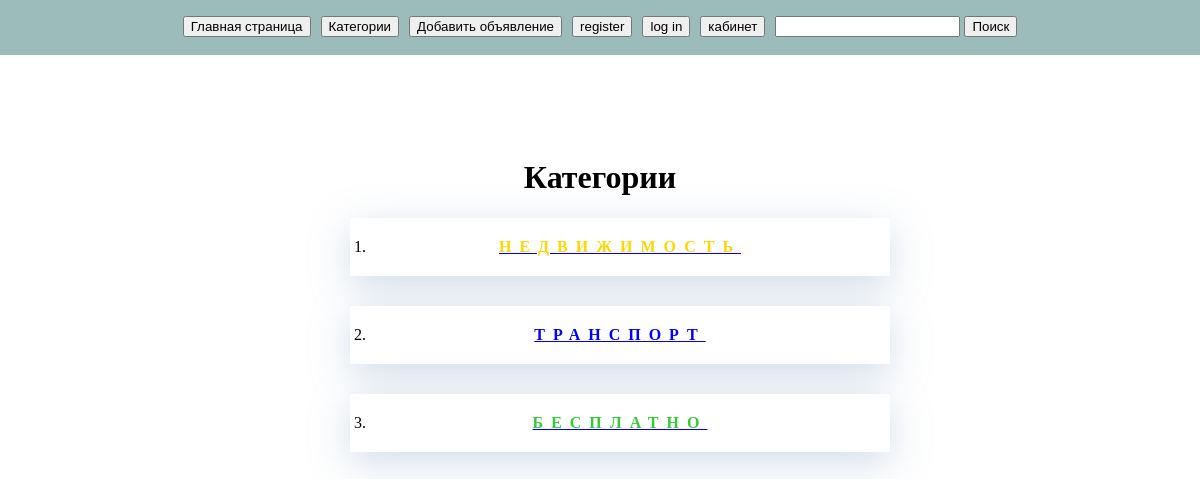
The page /категории on the database its author committed.
### learning_logs/models.py (models this page shows)
class Категория(models.Model):
    категория = models.CharField(max_length=50)
    class Meta:
        verbose_name_plural = 'Категории'
    def __str__(self):
        return self.категория

### learning_logs/views.py (called while the page is built)
def категории(request):
    категории = Категория.objects.all()
    context = {"категории":категории,"цвет":цвет}
    return render(request, 'learning_logs/категории.html',context)

### learning_logs/templates/learning_logs/категории.html
﻿{% extends "learning_logs/base.html" %}
{% block content %}
<center><h1>Категории</h1>
<ol>
	{% for й in категории %}
	<div class="категории">
<li>
{% if й.pk == 1 %}
		<a href="{% url 'learning_logs:открыть_категорию' й.pk %}" class="q"><font color={{цвет.0}}>{{й}}</font></a>
		{% elif й.pk == 2 %}
		<a href="{% url 'learning_logs:открыть_категорию' й.pk %}" class="q"><font color={{цвет.1}}>{{й}}</font></a>
		{% elif й.pk == 3 %}
		<a href="{% url 'learning_logs:открыть_категорию' й.pk %}" class="q"><font color={{цвет.2}}>{{й}}</font></a>
	{% endif %}
</li>
	</div>
  	{% empty %}
		Категори отсутствуют
	{% endfor %}
</ol>
</center>
{% endblock content %}

### media/static/main.css (style rules this page uses)
body { margin: 0; }
.категории { margin-bottom: 30px; padding: 20px; background-color: white; max-width: 540px; box-shadow: 0px 10px 40px rgba(126, 155, 189, 0.35); }
.q { text-transform: uppercase; letter-spacing: 0.5em; font-weight: bolder; }

### rows shown on the page
Категория: категория "НЕДВИЖИМОСТЬ"
Категория: категория "ТРАНСПОРТ"
Категория: категория "БЕСПЛАТНО"
